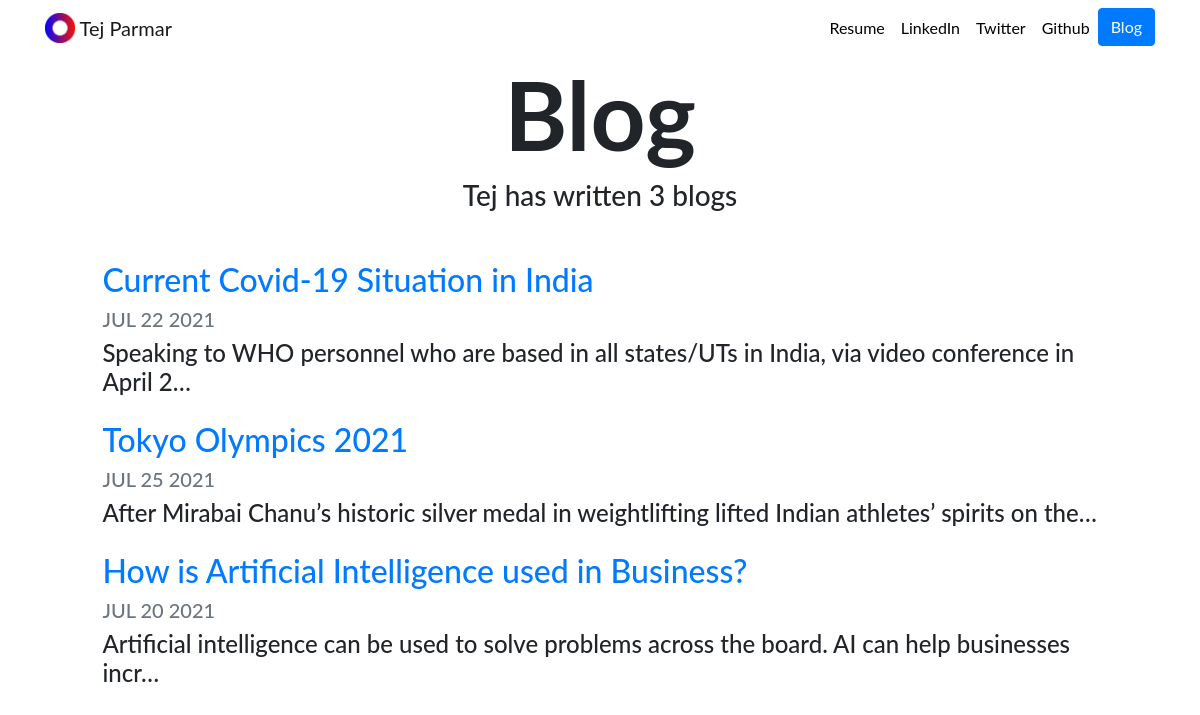
Screenshot of /blog/ with the database file from the repository.
### blog/models.py (models this page shows, shortened)
class  Blog(models.Model):
     title = models.CharField(max_length=200)
     description = models.TextField()
     date=models.DateField()

### blog/views.py (the view)
# urls.py: path('',views.all_blogs,name='all_blogs'),
def all_blogs(request):
    blogs= Blog.objects.all()
    return render(request, 'blog/all_blogs.html',{'blogs':blogs})

### blog/templates/blog/all_blogs.html
{% extends "portfolio/base.html" %}
{% load static %}
{% block content %}
<h1 id="blogtitle" class="font-weight-bold text-center">Blog</h1>
<h3 class="text-center mb-5">Tej has written {{ blogs.count }} blog{{ blogs.count|pluralize }}</h3>
{% for blog in blogs %}
<div class="row justify-content-center my-3">
  <div class="col-md-10">
    <a href="{% url 'blog:detail' blog.id %}">
      <h2>{{ blog.title }}</h2>
    </a>
    <h5 class="text-muted">{{ blog.date|date:'M d Y'|upper }}</h5>
    <h4>{{ blog.description|striptags|truncatechars:100 }}</h4>
  </div>
</div>
{% endfor %}
{% endblock %}

### portfolio/static/portfolio/custom.css (style rules this page uses)
body { font-family: 'Lato', sans-serif; }
#blogtitle { font-size: 6rem; }

### rows the page displays
Blog: title "Current Covid-19 Situation in India", date "JUL 22 2021", description "Speaking to WHO personnel who are based in all states/UTs in India, via video conference in April 2…"
Blog: title "Tokyo Olympics 2021", date "JUL 25 2021", description "After Mirabai Chanu’s historic silver medal in weightlifting lifted Indian athletes’ spirits on the…"
Blog: title "How is Artificial Intelligence used in Business?", date "JUL 20 2021", description "Artificial intelligence can be used to solve problems across the board. AI can help businesses incr…"

### other values shown
{{ blogs.count }} "3"
